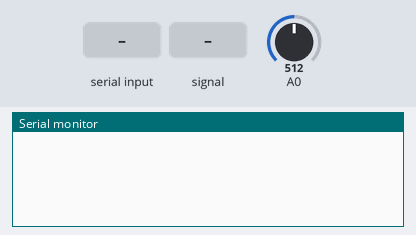
Recording of a sketch running on a simulated Arduino Uno, built with avr-gcc and run on an emulated ATmega328P. Parts: the last lines printed to the serial monitor. The test bench sets the inputs (shaded band); at power-on: A0 = 512.

Above: at 0.9 s.
1.0 s: "handshake1\n" received over Serial
At 2.1 s:
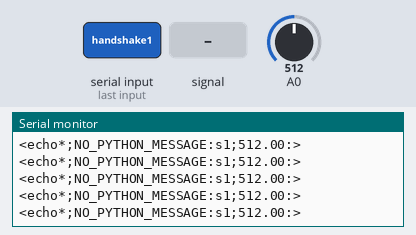
2.9 s: A0 set to 0
At 3.7 s:
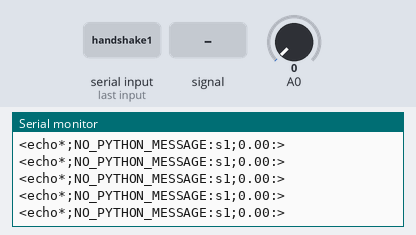
5.9 s: "1\n" received over Serial
At 6.9 s:
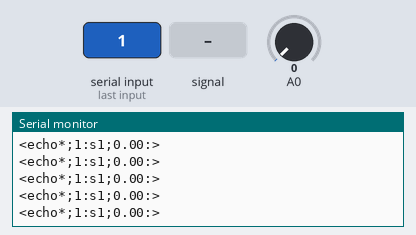
7.8 s: A0 set to 900
At 8.9 s:
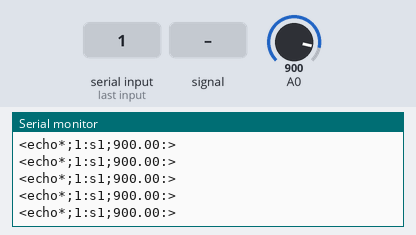
10.8 s: A0 fed a 200 Hz sine of ±81 counts around its level
At 11.4 s:
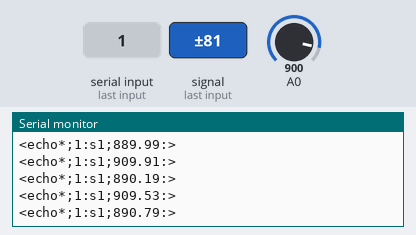
12.3 s: A0 set to 716
At 13.3 s:
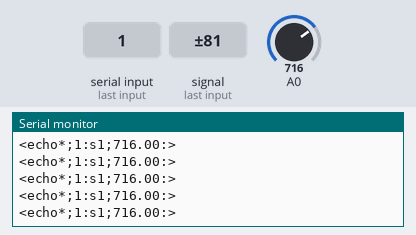
Timing chart, 0 to 15.3 s (numbered marks = the images above; inputs shaded):
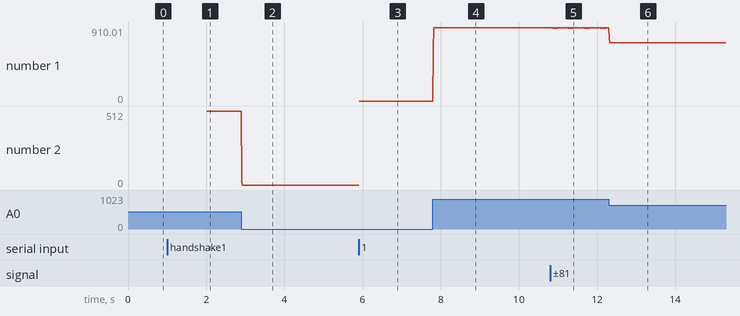

The sketch:

pressure_sensor.ino
```cpp
#include "pyCommsLib.h"

String msgName[] = {"s1"};
String dataCarrier[1];

float value = 0;

void setup() {
  Serial.begin(115200);
  init_python_communication();
}


void loop() {

  ///////
  // THIS IS WHERE YOU READ THE SENSOR
  //////
  value = 0;
  for(int i = 0; i<100; i++) {
    value += analogRead(0);
  }
  value /= 100;


  dataCarrier[0] = String(value);

  load_msg_to_python(msgName, dataCarrier, size_of_array(msgName));
  sync();
}
```

pyCommsLib.cpp
```cpp
#include "pyCommsLib.h"
#include "Arduino.h"


#define size_of_array(arr) sizeof(arr) / sizeof(*arr)


String rawMsgFromPython = "NO_PYTHON_MESSAGE";
String payload = "";


String getValue(String data, char separator, int index)
{
  int found = 0;
  int strIndex[] = {0, -1};
  int maxIndex = data.length() - 1;
  for (int i = 0; i <= maxIndex && found <= index; i++) {
    if (data.charAt(i) == separator || i == maxIndex) {
      found++;
      strIndex[0] = strIndex[1] + 1;
      strIndex[1] = (i == maxIndex) ? i + 1 : i;
    }
  }
  return found > index ? data.substring(strIndex[0], strIndex[1]) : "";
}

void load_msg_to_python(String* msgName, String* msg, int numOfMsg) {
  // If we have the same number of data compared to the message
  payload = "";

  for (int i = 0; i < numOfMsg; i++) {
    payload.concat(msgName[i]);
    payload.concat(";");
    payload.concat(msg[i]);
    payload.concat(":");
  }
}

void receive_msg_from_python() {

  String msg = "";

  while (Serial.available()) {
    if (Serial.available()) {
      msg = Serial.readStringUntil('\n');
    }
  }

  if (msg != "") {
    rawMsgFromPython = msg;
  }

}


String latest_received_msg(int index = -1) {
  if(index == -1) {
    return rawMsgFromPython;
  }
  else {
    return getValue(rawMsgFromPython, '@', index);
  }
}

void init_python_communication() {

  while (true) {
    // if the python side sent a message
    if (Serial.available() > 0) {
      String rawMsgFromPython = Serial.readStringUntil('\n');
      if (rawMsgFromPython == "handshake1") {
        break;
      }
    }
  }

  long timer = millis();
  while (millis() - timer < 1000) {
    Serial.println("handshake2");
  }


  while (Serial.available()) {
    Serial.read();
  }

  sync();
}


void sync() {
  receive_msg_from_python();
  String final_payload = "<echo*;";
  final_payload.concat(latest_received_msg());
  final_payload.concat(":");
  final_payload.concat(payload);
  final_payload.concat(">");
  Serial.println(final_payload);
}
```

pyCommsLib.h
```cpp
#ifndef PYCOMMSLIB_H
#define PYCOMMSLIB_H

#define size_of_array(arr) sizeof(arr) / sizeof(*arr)

#include <Arduino.h>

String getValue(String data, char separator, int index);

void load_msg_to_python(String* msgName, String* msg, int numOfMsg);

String latest_received_msg(int index = -1);

void init_python_communication();

void sync();

#endif
```

Measured:
- after the input at 1.0 s, the serial monitor: prints a new line at once (image 1)
- after the input at 2.9 s, the serial monitor: prints a new line at once (image 2)
- after the input at 5.9 s, the serial monitor: prints a new line at once (image 3)
- after the input at 7.8 s, the serial monitor: prints a new line at once (image 4)
- after the input at 10.8 s, the serial monitor: prints a new line at once (image 5)
- plotted number 1: 0 → 900 after the input at 7.8 s, 900 → 894.66 after the input at 10.8 s
- plotted number 2: 512 → 0 after the input at 2.9 s
